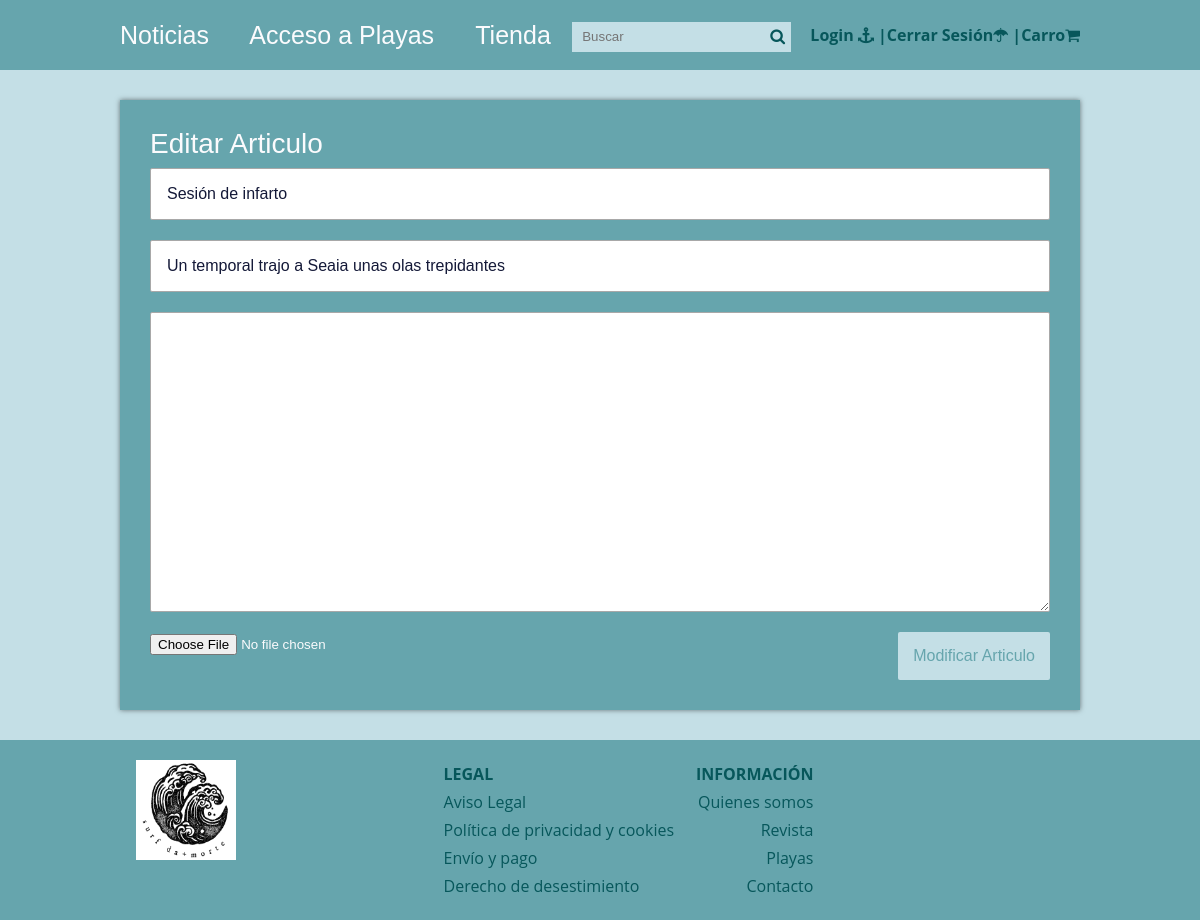
Screenshot of /admin/editar.php?id=1 with the database file from the repository.
### tables this page shows
CREATE TABLE IF NOT EXISTS Articulos (
    id INT AUTO_INCREMENT PRIMARY KEY,
    titulo VARCHAR(255) NOT NULL,
    extracto TEXT,
    fecha TIMESTAMP DEFAULT CURRENT_TIMESTAMP,
    text TEXT,
    thumb VARCHAR(255),  
    CodCategoria INT,
    FOREIGN KEY (CodCategoria) REFERENCES Categorias_Articulos(CodCategoria)
);

### admin/editar.php (called while the page is built, shortened)
<?php  session_start();
require 'config.php';
require '../functions.php';
$conexion = conexion($bd_config);
if ($_SERVER['REQUEST_METHOD'] == 'POST'){
    $titulo = limpiarDatos($_POST['titulo']);
    $extracto = limpiarDatos($_POST['extracto']);
    $texto = ($_POST['texto']);
    $id = limpiarDatos($_POST['id']);
    $thumb_guardada = ($_POST['thumb-guardada']);
    $thumb = ($_FILES['thumb']);
    if (empty($thumb['name'])){
        $thumb = $thumb_guardada;
    } else {
        $archivo_subido = '../' . $blog_config['carpeta_imagenes'] . $FILES['thumb']['name'];
        move_uploaded_file($_FILES['thumb']['tmp_name'], $archivo_subido);
        $thumb = $_FILES['thumb']['name'];
    }
    $statement = $conexion->prepare(
        'UPDATE articulos SET titulo = :titulo, extracto = :extracto, texto = :texto,
        thumb = :thumb WHERE id = :id'
    );
    $statement->execture(array(
        ':titulo' => $titulo,
        ':extracto' => $extracto,
        ':texto' => $texto,
        ':thumb' => $thumb,
        ':id' => $id
    ));
} else {
    $id_articulo = id_articulo($_GET['id']);
   $post = obtener_post_por_id($conexion, $id_articulo);
   $post = $post[0];
}
require '../views/editar.view.php';
?>

### functions.php (called while the page is built, shortened)
<?php
function limpiarDatos($datos){
    $datos = trim($datos);
     $datos = stripslashes($datos);
     $datos = htmlspecialchars($datos);
     return $datos;
}
function id_articulo($id){
    return (int)limpiarDatos($id);
}
function obtener_post_por_id($conexion, $id){
    $resultado = $conexion->query("SELECT * FROM articulos WHERE id = $id LIMIT 1");
    $resultado = $resultado->fetchAll();
    return ($resultado) ? $resultado : false;
}
?>

### views/editar.view.php (the view, shortened to what this page needs)
<?php require 'header.php'; ?>
<div class="contenedor">
<div class="post">
        <article>
            <h2 class="titulo">Editar Articulo</h2>
    <form class="formulario" method="post" enctype="multipart/form-data" action="<?php echo htmlspecialchars($_SERVER['PHP_SELF']); ?>">
            <input type="text" name="titulo" value="<?php echo $post['titulo']; ?>">
            <input type="text" name="extracto" value="<?php echo $post['extracto']; ?>">
            <textarea name="texto" value="<?php echo $post['text']; ?>"></textarea>
            <input type="file" name="thumb">
             <input type="submit" value="Modificar Articulo">
    </form>
        </article>
    </div>
</div>
<?php require '../footer.php'; ?>

### css/estilos.css (style rules this page uses)
:root { --color4: #003b46; --color2: #07575b; --color3: #66a5ad; --color1: #c4dfe6; --color5: #fbfbfd; }
* { margin: 0; padding: 0; -webkit-box-sizing: border-box; -moz-box-sizing: border-box; box-sizing: border-box; }
body { font-size: 16px; font-family: 'Open Sans', sans-serif; background: var(--color1); color: var(--color2); margin: 0; }
.contenedor { max-width: 1000px; width: 80%; margin: auto; position: relative; }
.post { width: 100%; background: var(--color3); box-shadow: 0px 0px 5px rgba(0,0,0, .5); margin-bottom: 30px; padding: 30px; color: var(--color5); }
.post article .titulo { font-family: "Oswald", Arial, Sans-serif; font-size: 28px; font-weight: normal; line-height: 28px; margin-bottom: 10px; }
.formulario { width: 100%; overflow: hidden; }
.formulario input[type="text"], .formulario input[type="email"], .formulario input[type="password"], .formulario textarea { border: 1px solid #A8A8A8; border-radius: 2px; padding: 16px; width: 100%; display: block; margin-bottom:20px; font-family:Arial, sans-serif, helvetica; font-size: 1em; color:#141938; }
.formulario textarea { max-width: 100%; min-width: 100%; min-height: 300px; }
.formulario input[type="submit"] { padding: 15px; background: var(--color1); color: var(--color4); font-size: 1em; font-family: Arial, sans-serif, helvetica; border-radius: 2px; border:none; float: right; cursor: pointer; }

### css/views.css (style rules this page uses)
:root { --color3: #66a5ad; --color2: #07575b; --color4: #66a5ad; --color1: #c4dfe6; --color5: #fbfbfd; }

### rows the page displays
articulos: titulo "Sesión de infarto", extracto "Un temporal trajo a Seaia unas olas trepidantes"
